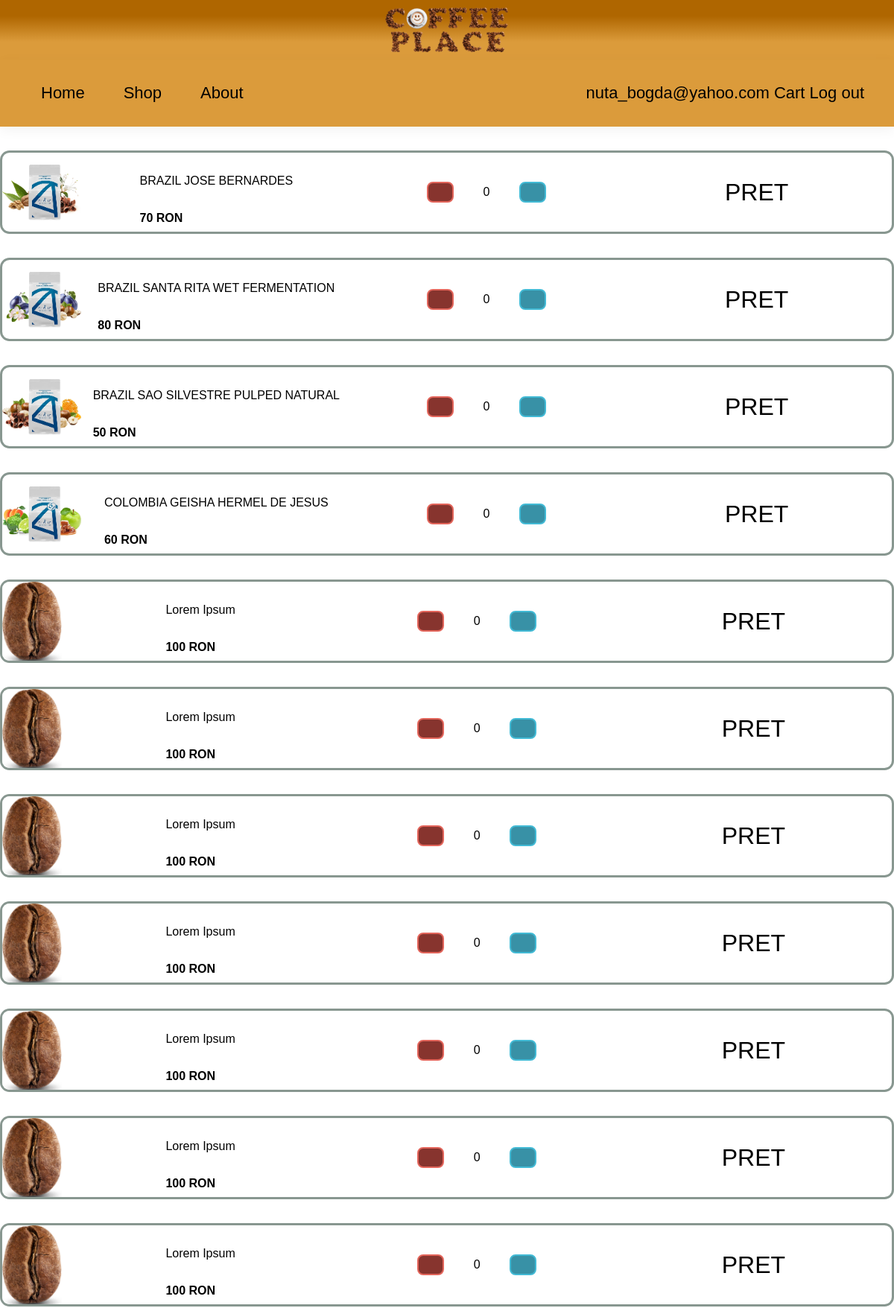
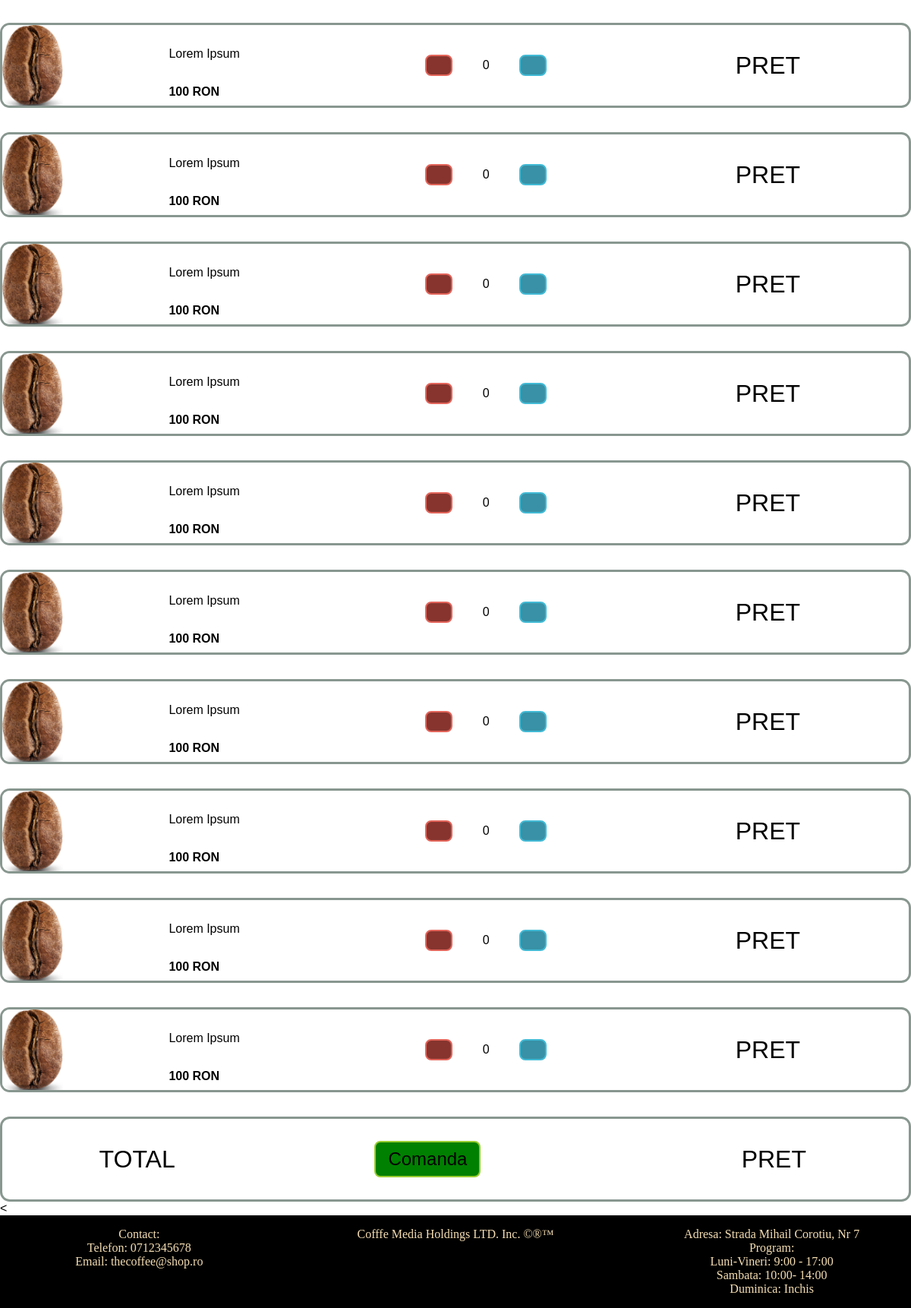
/Site/koffee/cart.php (signed in), run on the app's committed database (2 pictures, top to bottom).
### tables this page shows
CREATE TABLE `produse` (
  `idProdus` int(11) NOT NULL,
  `imagine` text NOT NULL,
  `nume` text NOT NULL,
  `pret` int(11) NOT NULL,
  `descriere` text NOT NULL
);

### Site/koffee/cart.php (the view, shortened to what this page needs)
<?php
include_once 'include/db.php';
$sql = "SELECT * FROM produse";
$result = mysqli_query($conn, $sql);
$rows = mysqli_num_rows($result);
$currentMail = "";
if (isset($_SESSION['email'])) {
    $currentMail =  $_SESSION['email'];
} else {
    header("Location: /koffee");
}
?>
<head>
    <link rel="stylesheet" href="style/style.css">
</head>
<body>
    <div id="header">
        <img src="imag/logo.png">
    </div>
    <div id="menu">
        <div id="menul">
            <ul id="navbar">
                <li><a href="index.php">Home</a></li>
                <li class="dropdown">
                    <button class="dropbtn">Shop</button>
                </li>
                <li><a href="about.php">About</a></li>
            </ul>
        </div>
        <div id="rightMenu">
            <?php
            if (!isset($_SESSION['email'])) {
                echo "<a href='/koffee/signup.php'>Sign up</a> <a href='/koffee/login.php'>Log in</a>";
            } else {
                echo "<p id='username'>$currentMail</p> <a href='/koffee/cart.php'>Cart<p id='cartItems'>&num</p></a> <a href='/koffee/logout.php'>Log out</a>";
            }
            ?>
        </div>
    </div>
    <div id="cartProducts">
        <?php
        if ($rows > 0) {
            while ($row = mysqli_fetch_assoc($result)) {
                $id = $row['idProdus'];
                $img = $row['imagine'];
                $nume = $row['nume'];
                $pret = $row['pret'];
                echo "<div class='cartProduct' data-id='$id' data-pret='$pret'>";
                echo "<img src='imag/$img'>";
                echo "<div class='cartRight'>";
                echo "<div class='cartDescriptor'>";
                echo "<p class='homeProductName'>$nume</p><p class='homeProductPrice'>$pret RON</p>";
                echo "</div>";
                echo "<div class='addDecreaseButtons'>";
                echo "<p class='decBtn Btn' data-id='$id' onclick='decrease(this)'></p>";
                echo "<p id='qnt$id' class='quantity' data-id='$id'>0</p>";
                echo "<p class='incBtn Btn' data-id='$id' onclick='increase(this)'></p>";
                echo "</div>";
                echo "<div class='pretContainer'>";
                echo "<p class='pret'>PRET</p>";
                echo "</div>";
                echo "</div>";
                echo "</div>";
            }
        }
        ?>
        <div id="totalCart">
            <p class="total">TOTAL</p>
            <form id="fakeForm" action="comanda.php" method="POST"><input id="invisibleInput" name="text" value=""><button type="submit" id="comandaBtn" onclick="comanda()">Comanda</button></form>
            <p id='pretTotal'>PRET</p>
        </div>
    </div>
    < </div>
        <footer>
            <div class="grid-container">
                <div class="item1">
                    <p>Contact:<br>Telefon: 0712345678<br>Email: thecoffee@shop.ro</p>
                </div>
                <div class="item2">
                    <p>Cofffe Media Holdings LTD. Inc. &#169;&#174;&#8482;</p>
                </div>
                <div class="item3">
                    <p>Adresa: Strada Mihail Corotiu, Nr 7<br>Program:<br>Luni-Vineri: 9:00 - 17:00<br>Sambata: 10:00- 14:00<br>Duminica: Inchis</p>
                </div>
        </footer>
</body>
</html>

### Site/koffee/style/style.css (style rules this page uses)
body { font-family: 'Lucida Sans', 'Lucida Sans Regular', 'Lucida Grande', 'Lucida Sans Unicode', Geneva, Verdana, sans-serif; margin: 0%; border: 0%; padding: 0%; height: 100%; }
#header { display: flex; align-items: center; justify-content: center; padding: 10px 40px; background-color: #db9b3b; box-shadow: 0 5px 16px rgba(0, 0, 0, 0.05); margin-left: auto; margin-right: auto; background: rgb(219, 155, 59); background: linear-gradient(0deg, rgba(219, 155, 59, 1) 30%, rgba(175, 102, 0, 1) 73%); }
#menu { z-index: 100; position: sticky; top: 0; display: flex; align-items: center; justify-content: space-between; padding: 10px 40px; background-color: rgb(219, 155, 59); box-shadow: 0 5px 16px rgba(0, 0, 0, 0.05); }
#navbar { list-style-type: none; display: flex; align-items: center; justify-content: center; border: 0; margin: 0; padding: 0; }
#navbar li { padding: 15px; }
#navbar li a { position: relative; text-decoration: none; font-size: 22px; color: black; transition: linear 0.25s; font-weight: 500; }
#rightMenu { justify-content: space-between; display: inline-block; position: relative; text-decoration: none; font-size: 22px; color: black; transition: linear 0.25s; font-weight: 500; }
#rightMenu a, #rightMenu p { display: inline-block; }
.dropbtn { background-color: #00000000; position: relative; margin: 0rem 1rem; text-decoration: none; font-size: 22px; color: black; border: 0; transition: border 0.2s linear, color 0.4s linear; }
.dropdown { position: relative; display: inline-block; }
* { box-sizing: border-box }
* footer { background-color: black; color: wheat; position: static; bottom: 0%; width: 100%; text-align: center; font-family: cursive; }
.grid-container { display: grid; grid-template-columns: repeat(3, 1fr); grid-template-rows: 1fr; grid-column-gap: 50px; grid-row-gap: 27px; }
body, html { height: 100%; }
.homeProductPrice { font-weight: bold; }
.cartProduct { margin-top: 2rem; height: 7rem; display: flex; flex-direction: row; align-items: center; border-radius: 0.8rem; overflow: hidden; border: 3px solid #889790; transition: all 0.4s ease; }
.cartProduct img { height: 100%; }
.cartRight { width: 100%; display: grid; justify-items: center; grid-template-columns: 1fr 1fr 1fr; }
.cartDescriptor { margin: auto auto; height: 80%; display: flex; flex-direction: column; justify-content: space-evenly; }
.addDecreaseButtons { width: 10rem; display: flex; flex-direction: row; justify-content: space-between; align-items: center; }
#comandaBtn { user-select: none; cursor: pointer; color: black; padding: 0.5rem 1rem 0.5rem 1rem; border-radius: 0.5rem; font-size: 1.5rem; transition: all 0.2s ease; border: 2px solid yellowgreen; background-color: green; }
#fakeForm { font-size: 1rem; }
.addDecreaseButtons .Btn { user-select: none; cursor: pointer; color: black; padding: 0.5rem 1rem 1rem 1rem; border-radius: 0.5rem; height: 1rem; transition: all 0.2s ease; }
.decBtn { border: 2px solid #E3655B; background-color: #87342e; padding-bottom: 100px; }
.incBtn { border: 2px solid #42bad5; background-color: #3891A6; padding-bottom: 100px; }
.pretContainer { display: grid; justify-items: center; }
.pret, #pretTotal { font-size: 2rem; }
.quantity { font: 1.5rem; }
#totalCart { margin-top: 2rem; height: 7rem; display: grid; grid-template-columns: 1fr 1fr 1fr; grid-gap: 4rem; justify-items: center; align-items: center; border-radius: 0.8rem; overflow: hidden; border: 3px solid #889790; transition: all 0.4s ease; }
form { margin: 1rem auto; width: 60%; display: grid; grid-template-columns: auto 1fr; grid-gap: 1rem; font-size: 2rem; }
.total { font-size: 2rem; }
a { text-decoration: none; color: black; }

### data on the page
produse: imagine (picture), nume "BRAZIL JOSE BERNARDES", pret "70"
produse: imagine (picture), nume "BRAZIL SANTA RITA WET FERMENTATION", pret "80"
produse: imagine (picture), nume "BRAZIL SAO SILVESTRE PULPED NATURAL", pret "50"
produse: imagine (picture), nume "COLOMBIA GEISHA HERMEL DE JESUS", pret "60"
produse: imagine (picture), nume "Lorem Ipsum", pret "100"
produse: imagine (picture), nume "Lorem Ipsum", pret "100"
produse: imagine (picture), nume "Lorem Ipsum", pret "100"
produse: imagine (picture), nume "Lorem Ipsum", pret "100"
produse: imagine (picture), nume "Lorem Ipsum", pret "100"
produse: imagine (picture), nume "Lorem Ipsum", pret "100"
produse: imagine (picture), nume "Lorem Ipsum", pret "100"
produse: imagine (picture), nume "Lorem Ipsum", pret "100"
produse: imagine (picture), nume "Lorem Ipsum", pret "100"
produse: imagine (picture), nume "Lorem Ipsum", pret "100"
produse: imagine (picture), nume "Lorem Ipsum", pret "100"
produse: imagine (picture), nume "Lorem Ipsum", pret "100"
produse: imagine (picture), nume "Lorem Ipsum", pret "100"
produse: imagine (picture), nume "Lorem Ipsum", pret "100"
produse: imagine (picture), nume "Lorem Ipsum", pret "100"
produse: imagine (picture), nume "Lorem Ipsum", pret "100"
produse: imagine (picture), nume "Lorem Ipsum", pret "100"

### other printed values
$currentMail "nuta_bogda@yahoo.com"
